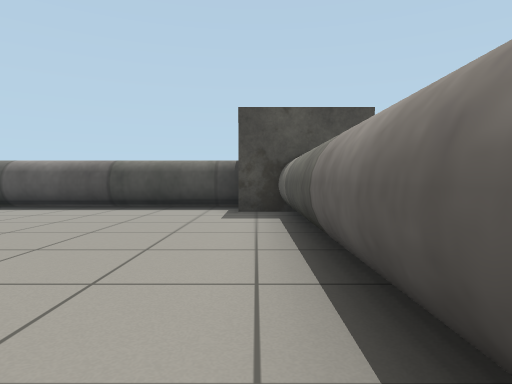
view 1 (above)

12 first-person views from a walk through a robot-simulator world made for Gazebo. The camera is 0.63 m above the floor, tilts 2° down and sees 75° across. The floor is counted in squares, 1 m on a side. Each view is taken from the middle of a square. On the plan, view 1 faces up. The plan holds only what a view shows up to about 10 squares ahead; the rest is blank. The place goes on beyond the plan.

view 2
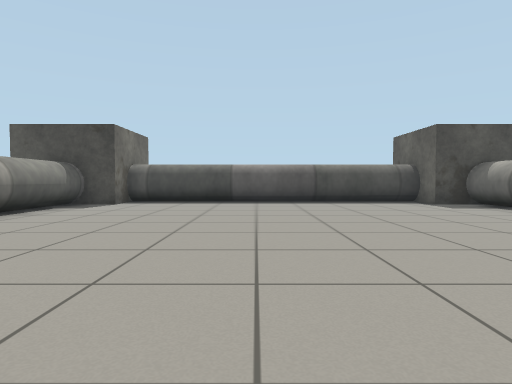

view 3
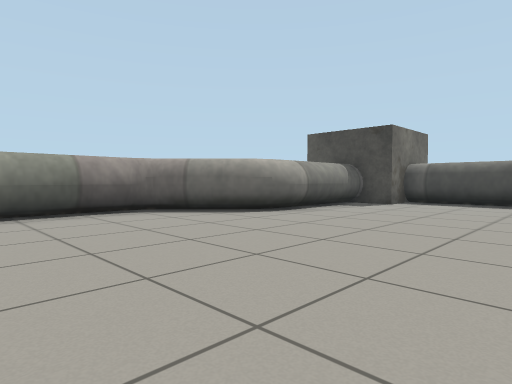

view 4
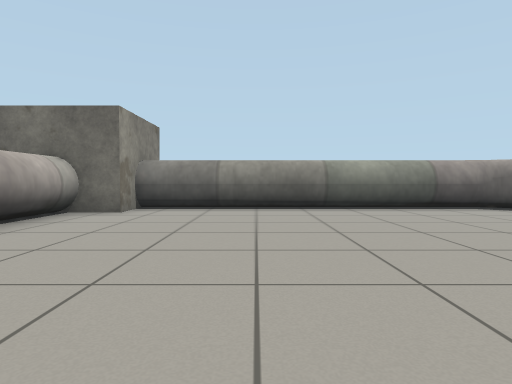

view 5
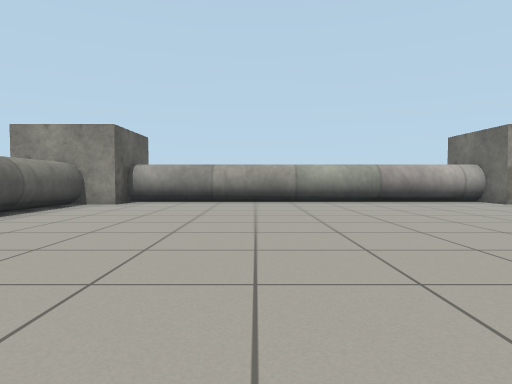

view 6
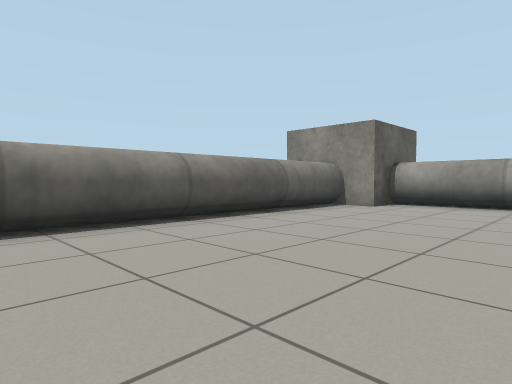

view 7
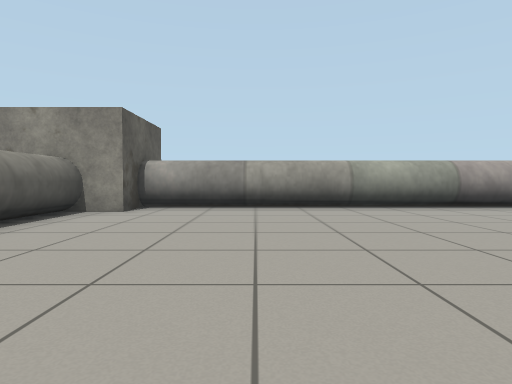

view 8
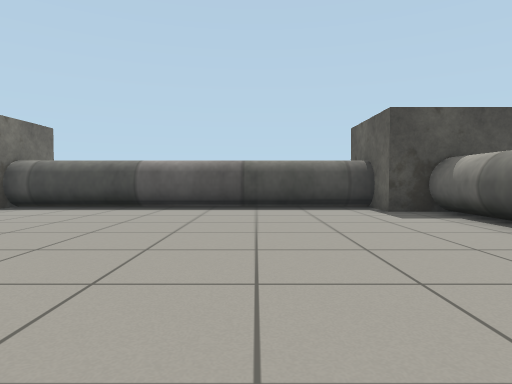

view 9
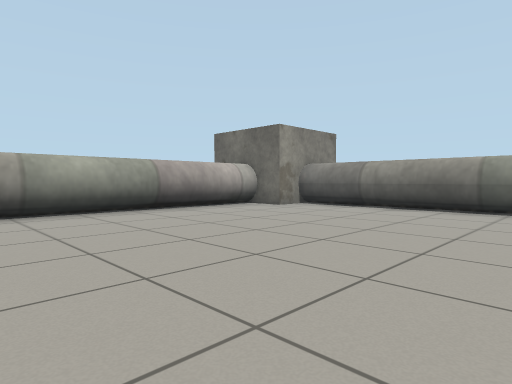

view 10
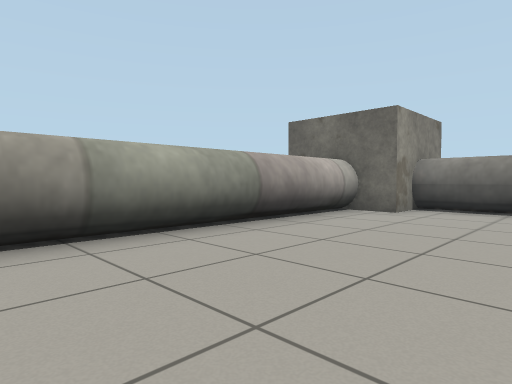

view 11
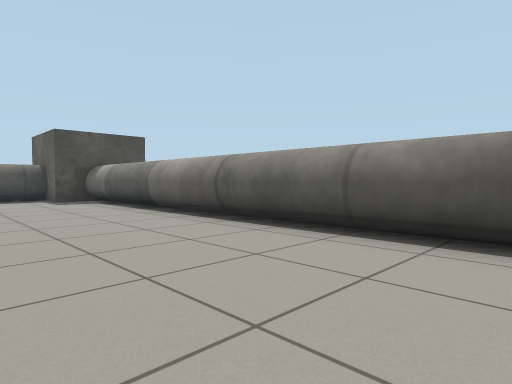

view 12
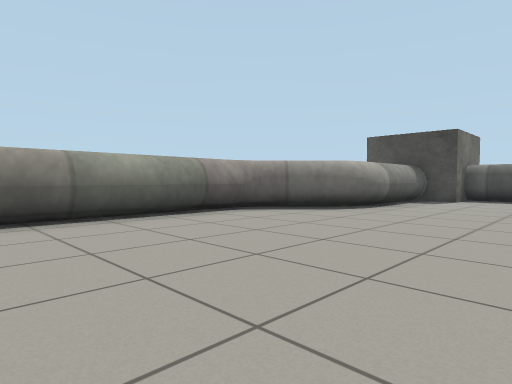

### Floor plan
Points are (right, up) in squares from view 1. A wall is a line through its corners. A room is listed if a view was taken in it or the views show most of it. See-through windows are left out.
Room 1 (views 1, 2, 3, 4, 5, 6, 7, 8, 9, 10, 11, 12)
walls: (-9.9, 2.6) (-11.3, 1.2) (-11.3, -6.8); (-9.5, 6.8) (-9.5, 3.5); (-8.6, 7.8) (-8.6, 6.7) (-9.8, 6.7); (0.5, -6.8) (0.5, 6.8); (0.8, 6.7) (-0.4, 6.7) (-0.4, 7.8); (-0.2, 7.5) (-8.8, 7.5); (-0.4, -7.8) (-0.4, -6.6) (0.8, -6.6); (-11.6, -6.6) (-10.5, -6.6) (-10.5, -7.8); (-10.6, -7.5) (-0.2, -7.5)

Positions as (right, up) in squares from view 1, and headings:
1: (0, 0), facing up
2: (-5, -2), facing up
3: (-5, -2), facing up-left
4: (-4, -4), facing left
5: (-4, 2), facing down
6: (-4, 1), facing down-right
7: (-3, 0), facing down
8: (-3, 0), facing up
9: (-4, -1), facing down-left
10: (-4, -4), facing down-left
11: (-3, -4), facing up-right
12: (-6, -4), facing up-left
